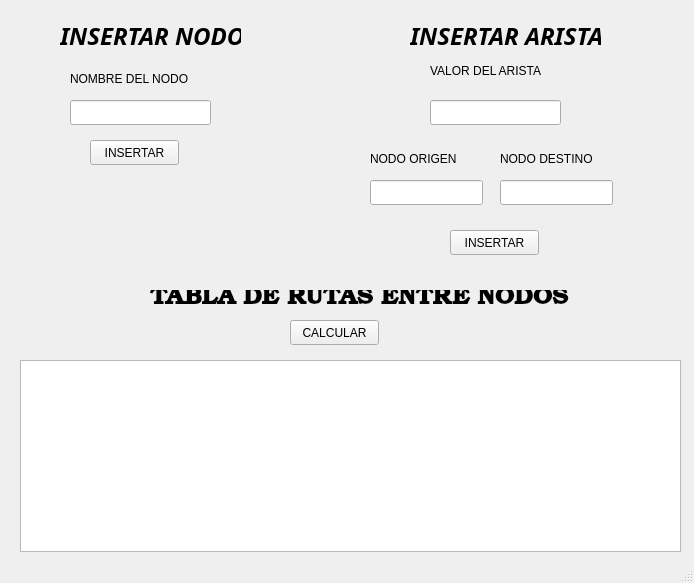
<?xml version="1.0" encoding="UTF-8"?>
<ui version="4.0">
 <class>MainWindow</class>
 <widget class="QMainWindow" name="MainWindow">
  <property name="geometry">
   <rect>
    <x>0</x>
    <y>0</y>
    <width>694</width>
    <height>583</height>
   </rect>
  </property>
  <property name="windowTitle">
   <string>MainWindow</string>
  </property>
  <widget class="QWidget" name="centralwidget">
   <widget class="QLabel" name="label">
    <property name="geometry">
     <rect>
      <x>60</x>
      <y>20</y>
      <width>181</width>
      <height>31</height>
     </rect>
    </property>
    <property name="font">
     <font>
      <family>Yrsa</family>
      <pointsize>18</pointsize>
      <weight>75</weight>
      <italic>true</italic>
      <bold>true</bold>
     </font>
    </property>
    <property name="text">
     <string>INSERTAR NODO</string>
    </property>
   </widget>
   <widget class="QLineEdit" name="lineEdit">
    <property name="geometry">
     <rect>
      <x>70</x>
      <y>100</y>
      <width>141</width>
      <height>25</height>
     </rect>
    </property>
   </widget>
   <widget class="QLabel" name="label_2">
    <property name="geometry">
     <rect>
      <x>70</x>
      <y>70</y>
      <width>151</width>
      <height>17</height>
     </rect>
    </property>
    <property name="text">
     <string>NOMBRE DEL NODO</string>
    </property>
   </widget>
   <widget class="QPushButton" name="pushButton">
    <property name="geometry">
     <rect>
      <x>90</x>
      <y>140</y>
      <width>89</width>
      <height>25</height>
     </rect>
    </property>
    <property name="text">
     <string>INSERTAR</string>
    </property>
   </widget>
   <widget class="QLabel" name="label_3">
    <property name="geometry">
     <rect>
      <x>410</x>
      <y>20</y>
      <width>191</width>
      <height>31</height>
     </rect>
    </property>
    <property name="font">
     <font>
      <family>Yrsa</family>
      <pointsize>18</pointsize>
      <weight>75</weight>
      <italic>true</italic>
      <bold>true</bold>
     </font>
    </property>
    <property name="text">
     <string>INSERTAR ARISTA</string>
    </property>
   </widget>
   <widget class="QLabel" name="label_4">
    <property name="geometry">
     <rect>
      <x>430</x>
      <y>60</y>
      <width>141</width>
      <height>21</height>
     </rect>
    </property>
    <property name="text">
     <string>VALOR DEL ARISTA</string>
    </property>
   </widget>
   <widget class="QLineEdit" name="lineEdit_2">
    <property name="geometry">
     <rect>
      <x>430</x>
      <y>100</y>
      <width>131</width>
      <height>25</height>
     </rect>
    </property>
   </widget>
   <widget class="QLineEdit" name="lineEdit_3">
    <property name="geometry">
     <rect>
      <x>370</x>
      <y>180</y>
      <width>113</width>
      <height>25</height>
     </rect>
    </property>
   </widget>
   <widget class="QLineEdit" name="lineEdit_4">
    <property name="geometry">
     <rect>
      <x>500</x>
      <y>180</y>
      <width>113</width>
      <height>25</height>
     </rect>
    </property>
   </widget>
   <widget class="QPushButton" name="pushButton_2">
    <property name="geometry">
     <rect>
      <x>450</x>
      <y>230</y>
      <width>89</width>
      <height>25</height>
     </rect>
    </property>
    <property name="text">
     <string>INSERTAR</string>
    </property>
   </widget>
   <widget class="QLabel" name="label_5">
    <property name="geometry">
     <rect>
      <x>370</x>
      <y>150</y>
      <width>111</width>
      <height>17</height>
     </rect>
    </property>
    <property name="text">
     <string>NODO ORIGEN</string>
    </property>
   </widget>
   <widget class="QLabel" name="label_6">
    <property name="geometry">
     <rect>
      <x>500</x>
      <y>150</y>
      <width>121</width>
      <height>17</height>
     </rect>
    </property>
    <property name="text">
     <string>NODO DESTINO</string>
    </property>
   </widget>
   <widget class="QPushButton" name="pushButton_3">
    <property name="geometry">
     <rect>
      <x>290</x>
      <y>320</y>
      <width>89</width>
      <height>25</height>
     </rect>
    </property>
    <property name="text">
     <string>CALCULAR</string>
    </property>
   </widget>
   <widget class="QLabel" name="label_7">
    <property name="geometry">
     <rect>
      <x>150</x>
      <y>290</y>
      <width>421</width>
      <height>17</height>
     </rect>
    </property>
    <property name="font">
     <font>
      <family>URW Bookman</family>
      <pointsize>18</pointsize>
      <weight>75</weight>
      <bold>true</bold>
     </font>
    </property>
    <property name="text">
     <string>TABLA DE RUTAS ENTRE NODOS</string>
    </property>
   </widget>
   <widget class="QTableView" name="tableView">
    <property name="geometry">
     <rect>
      <x>20</x>
      <y>360</y>
      <width>661</width>
      <height>192</height>
     </rect>
    </property>
   </widget>
  </widget>
  <widget class="QStatusBar" name="statusbar"/>
 </widget>
 <resources/>
 <connections/>
</ui>
